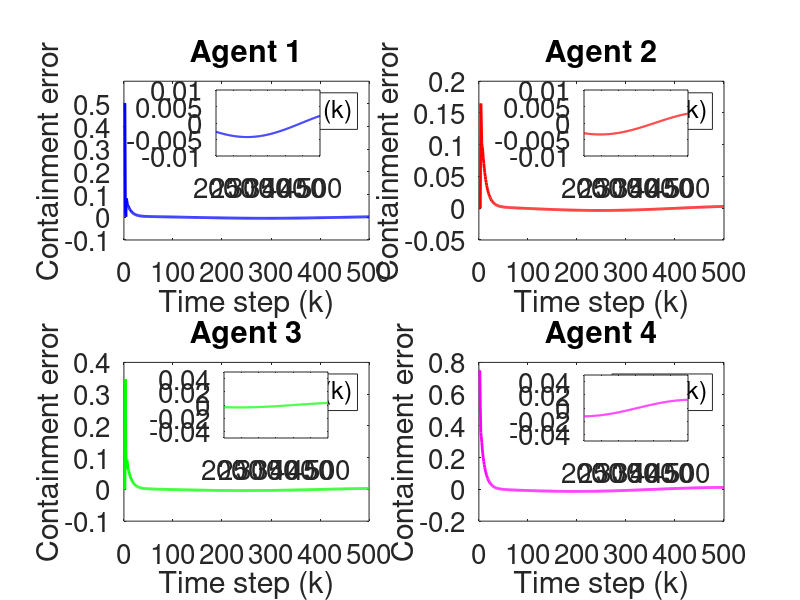

Source code (MATLAB):
clc; clear;

%Parameters

rho = 10.5;
eta = 5;
lamda = 120;
mu = 80.5;
epsilon = 1e-5;
alpha = 1;

T = 0.1;
gamma1 = 0.05;
gamma2 = 0.05;
gamma3 = 0.05;
gamma4 = 0.05;

beta = 10;
sigma = 95;
tau = 1e-5;
nena = 1e-5;

rT = 1024;
L = 200;
m = 500;
n =600;


% initialization 

phi1 = zeros(m+1, 1);
phi2 = zeros(m+1, 1);
phi3 = zeros(m+1, 1);
phi4 = zeros(m+1, 1);

mfa1 = zeros(m+1, 1);
mfa2 = zeros(m+1, 1);
mfa3 = zeros(m+1, 1);
mfa4 = zeros(m+1, 1);

sm1 = zeros(m,1);
sm2 = zeros(m,1);
sm3 = zeros(m,1);
sm4 = zeros(m,1);

y1 = zeros(m+1, 1);
y2 = zeros(m+1, 1);
y3 = zeros(m+1, 1);
y4 = zeros(m+1, 1);

u1 = zeros(m,1);
u2 = zeros(m,1);
u3 = zeros(m,1);
u4 = zeros(m,1);

xi1 = zeros(m, 1);
xi2 = zeros(m, 1);
xi3 = zeros(m, 1);
xi4 = zeros(m, 1);

s1 = zeros(m, 1);
s2 = zeros(m, 1);
s3 = zeros(m, 1);
s4 = zeros(m, 1);

omega1 = zeros(m, 1);
omega2 = zeros(m, 1);
omega3 = zeros(m, 1);
omega4 = zeros(m, 1);

%Time Invarying Leaders signals (w5, w6)
% Preallocate arrays (adjust size if needed)
% w5 = zeros(1, m);  % example length, adjust as needed
% w6 = zeros(1, m);  % example length, adjust as needed

% % Set w5 values according to conditions
% w5(1:165)     = 1.4;
% w5(166:330)   = 1.6;
% w5(331:end)   = 1.1;

% % Set w6 values according to conditions
% w6(1:165)     = 0.7;
% w6(166:330)   = 1.2;
% w6(331:end)   = 0.8;


% Time vector for sinusoidal signals
k = 1:m;
t = (k-1) * T; % Time vector: t = (k-1)*T

% Define sinusoidal leader signals (choose one of the variations below)

% Variation 1: Low-frequency, same amplitude, phase-shifted signals
w5 = 0.5 + 0.25 * sin(0.1 * t); % Amplitude = 0.25, frequency = 0.1 rad/s, offset = 1.15
w6 = 0.5 + 0.25 * sin(0.1 * t + pi/2); % Same amplitude and frequency, phase shift = pi/2



for k = 1:m

    if k == 1
        phi1(k) = 1;
        phi2(k) = 1;
        phi3(k) = 1;
        phi4(k) = 1;
    elseif k == 2
        phi1(k) = phi1(k-1) + (eta * u1(k-1) / (mu + u1(k-1)^2)) * (y1(k) - phi1(k-1)*u1(k-1));
        phi2(k) = phi2(k-1) + (eta * u2(k-1) / (mu + u2(k-1)^2)) * (y2(k) - phi2(k-1)*u2(k-1));
        phi3(k) = phi3(k-1) + (eta * u3(k-1) / (mu + u3(k-1)^2)) * (y3(k) - phi3(k-1)*u3(k-1));
        phi4(k) = phi4(k-1) + (eta * u4(k-1) / (mu + u4(k-1)^2)) * (y4(k) - phi4(k-1)*u4(k-1));
    else
        phi1(k) = phi1(k-1) + (eta * (u1(k-1) - u1(k-2)) / (mu + (u1(k-1) - u1(k-2))^2)) * (y1(k) - y1(k-1) - phi1(k-1) * (u1(k-1) - u1(k-2)));
        phi2(k) = phi2(k-1) + (eta * (u2(k-1) - u2(k-2)) / (mu + (u2(k-1) - u2(k-2))^2)) * (y2(k) - y2(k-1) - phi2(k-1) * (u2(k-1) - u2(k-2)));
        phi3(k) = phi3(k-1) + (eta * (u3(k-1) - u3(k-2)) / (mu + (u3(k-1) - u3(k-2))^2)) * (y3(k) - y3(k-1) - phi3(k-1) * (u3(k-1) - u3(k-2)));
        phi4(k) = phi4(k-1) + (eta * (u4(k-1) - u4(k-2)) / (mu + (u4(k-1) - u4(k-2))^2)) * (y4(k) - y4(k-1) - phi4(k-1) * (u4(k-1) - u4(k-2)));
    end

    % Stability protection
    if k > 2 && (abs(phi1(k)) <= epsilon || abs(u1(k - 1) - u1(k - 2)) <= epsilon || sign(phi1(k)) ~= sign(phi1(1)))
        phi1(k) = phi1(1);
    end
    
    if k > 2 && (abs(phi2(k)) <= epsilon || abs(u2(k - 1) - u2(k - 2)) <= epsilon || sign(phi2(k)) ~= sign(phi2(1)))
        phi2(k) = phi2(1);
    end
    
    if k > 2 && (abs(phi3(k)) <= epsilon || abs(u3(k - 1) - u3(k - 2)) <= epsilon || sign(phi3(k)) ~= sign(phi3(1)))
        phi3(k) = phi3(1);
    end
    
    if k > 2 && (abs(phi4(k)) <= epsilon || abs(u4(k - 1) - u4(k - 2)) <= epsilon || sign(phi4(k)) ~= sign(phi4(1)))
        phi4(k) = phi4(1);
    end

    % Example for one time step:
    xi1(k) = y2(k) - 2 * y1(k) + w5(k);
    xi2(k) = y3(k) - y2(k);
    xi3(k) = y4(k) - 2 * y3(k) + y1(k);
    xi4(k) = y2(k) - 2 * y4(k) + w6(k);

    % Fix: Handle k=1 case for sliding surfaces
    if k == 1
        s1(k) = 0;
        s2(k) = 0;
        s3(k) = 0;
        s4(k) = 0;
    else
        s1(k) = alpha * xi1(k) - xi1(k-1);
        s2(k) = alpha * xi2(k) - xi2(k-1);
        s3(k) = alpha * xi3(k) - xi3(k-1);
        s4(k) = alpha * xi4(k) - xi4(k-1);
    end

    % Fix: Handle k=1 case for sliding surfaces
    if k == 1
        omega1(k) = 0;
        omega2(k) = 0;
        omega3(k) = 0;
        omega4(k) = 0;
    else
        omega1(k) = s1(k) + tau * (s1(k-1));
        omega2(k) = s2(k) + tau * (s2(k-1));
        omega3(k) = s3(k) + tau * (s3(k-1));
        omega4(k) = s4(k) + tau * (s4(k-1));
    end

    if k == 1
        mfa1(k) = 0;
        mfa2(k) = 0;
        mfa3(k) = 0;
        mfa4(k) = 0;
    else
        mfa1(k) = mfa1(k-1) + (rho * phi1(k)) / (lamda + abs(phi1(k)^2)) * xi1(k);
        mfa2(k) = mfa2(k-1) + (rho * phi2(k)) / (lamda + abs(phi2(k)^2)) * xi2(k);
        mfa3(k) = mfa3(k-1) + (rho * phi3(k)) / (lamda + abs(phi3(k)^2)) * xi3(k);
        mfa4(k) = mfa4(k-1) + (rho * phi4(k)) / (lamda + abs(phi4(k)^2)) * xi4(k);
    end


    % SMC updates
    if k == 1 
        sm1(k) = 0;
        sm2(k) = 0;
        sm3(k) = 0;
        sm4(k) = 0;
    else
        sm1(k) = sm1(k-1) + (beta * phi1(k)) / (sigma + (phi1(k))^2) * ...
            ( (xi1(k) + (y4(k) - y4(k-1)) + (w5(k) - w5(k-1))+(w6(k) - w6(k-1))) / (1 + 1) ...
            + (1-tau * alpha) * xi1(k) - tau * xi1(k-1) / (alpha * (2)) + nena * sign(omega1(k)) );

        sm2(k) = sm2(k-1) + (beta * phi2(k)) / (sigma + (phi2(k))^2) * ...
            ( (xi2(k) + (y3(k) - y3(k-1)) + (w5(k) - w5(k-1))+(w6(k) - w6(k-1))) / (1) ...
            + (1-tau * alpha) * xi2(k) - tau * xi2(k-1) / (alpha * (1)) + nena * sign(omega2(k)) );


        sm3(k) = sm3(k-1) + (beta * phi3(k)) / (sigma + (phi3(k))^2) * ...
            ( (xi3(k) + (y1(k) - y1(k-1)) + (y4(k) - y4(k-1)) + (w5(k) - w5(k-1))+(w6(k) - w6(k-1))) / (2) ...
            + (1-tau * alpha) * xi3(k) - tau * xi3(k-1) / (alpha * (2)) + nena * sign(omega3(k)) );


        sm4(k) = sm4(k-1) + (beta * phi4(k)) / (sigma + (phi4(k))^2) * ...
            ( (xi4(k) + (y2(k) - y3(k-1)) + (w5(k) - w5(k-1))+(w6(k) - w6(k-1))) / (2) ...
            + (1-tau * alpha) * xi4(k) - tau * xi4(k-1) / (alpha * (2)) + nena * sign(omega4(k)) );
    end

    % Control signal
    if k == 1
        u1(k) = 0;
        u2(k) = 0;
        u3(k) = 0;
        u4(k) = 0;
    else
        u1(k) = mfa1(k) + gamma1 * sm1(k);
        u2(k) = mfa2(k) + gamma2 * sm2(k);
        u3(k) = mfa3(k) + gamma3 * sm3(k);
        u4(k) = mfa4(k) + gamma4 * sm4(k);
    end
    if k == 1
        y1(k) = 0;
        y2(k) = 0;
        y3(k) = 0;
        y4(k) = 0;
    end

    % System dynamics (example, replace with actual system equations)

    y1(k + 1) = m / (rT * 0.1) * u1(k);
    y2(k + 1) = m / (rT * 0.1) * u2(k);
    y3(k + 1) = m / (rT * 0.1) * u3(k);
    y4(k + 1) = m / (rT * 0.3) * u4(k);

    
    % Ensure y values do not exceed bounds (example, adjust as needed)
 
    % y1(k) = max(0, min(1, y1(k)));
    % y2(k) = max(0, min(1, y2(k)));
    % y3(k) = max(0, min(1, y3(k)));
    % y4(k) = max(0, min(1, y4(k)));
    % % Ensure u values do not exceed bounds (example, adjust as needed)
    % u1(k) = max(0, min(1, u1(k)));
    % u2(k) = max(0, min(1, u2(k)));
    % u3(k) = max(0, min(1, u3(k)));
    % u4(k) = max(0, min(1, u4(k)));
    % % Ensure phi values do not exceed bounds (example, adjust as needed)
    % phi1(k) = max(0, min(1, phi1(k)));
    % phi2(k) = max(0, min(1, phi2(k)));
    % phi3(k) = max(0, min(1, phi3(k)));
    % phi4(k) = max(0, min(1, phi4(k)));

    % Plotting



end

% Time vector
k = 1:m;

% Create a main figure window
figure('Position', [100, 100, 1350, 750]);

% Define zoom range (adjust as needed)
zoomStart = 200;
zoomEnd = m;
zoomed_fontsize = 20;
font_size = 20;

% Agent 1
subplot(2,2,1);
plot(k, xi1(1:m), 'b', 'LineWidth', 2);
title('Agent 1', 'FontSize', font_size);
xlabel('Time step (k)', 'FontSize', font_size);
ylabel('Containment error', 'FontSize', font_size);
legend('\Xi_1(k)', 'FontSize', font_size);
ylim([-0.1 0.6]);
grid off;
set(gca, 'FontSize', font_size);

% Zoom inset
axes('Position', [0.27 0.74 0.13 0.11]);
box on;
plot(k(zoomStart:zoomEnd), xi1(zoomStart:zoomEnd), 'b', 'LineWidth', 1.5);
ylim([-0.01 0.01]);  % <-- added line
set(gca, 'FontSize', zoomed_fontsize);



% Agent 2
subplot(2,2,2);
plot(k, xi2(1:m), 'r', 'LineWidth', 2);
title('Agent 2', 'FontSize', font_size);
xlabel('Time step (k)', 'FontSize', font_size);
ylabel('Containment error', 'FontSize', font_size);
legend('\Xi_2(k)', 'FontSize', font_size);
ylim([-0.05 0.2]);
grid off;
set(gca, 'FontSize', font_size);
axes('Position', [0.73 0.74 0.13 0.11]);
ylim([-0.2 0.5]);
box on;
plot(k(zoomStart:zoomEnd), xi2(zoomStart:zoomEnd), 'r', 'LineWidth', 1.5);
ylim([-0.01 0.01]);  % <-- added line
set(gca, 'FontSize', zoomed_fontsize);

% Agent 3
subplot(2,2,3);
plot(k, xi3(1:m), 'g', 'LineWidth', 2);
title('Agent 3', 'FontSize', font_size);
xlabel('Time step (k)', 'FontSize', font_size);
ylabel('Containment error', 'FontSize', font_size);
legend('\Xi_3(k)', 'FontSize', font_size);
ylim([-0.1 0.4]);
grid off;
set(gca, 'FontSize', font_size);
axes('Position', [0.28 0.27 0.13 0.11]);
box on;
plot(k(zoomStart:zoomEnd), xi3(zoomStart:zoomEnd), 'g', 'LineWidth', 1.5);
ylim([-0.05 0.05]);  % <-- added line
set(gca, 'FontSize', zoomed_fontsize);

% Agent 4
subplot(2,2,4);
plot(k, xi4(1:m), 'm', 'LineWidth', 2);
title('Agent 4', 'FontSize', font_size);
xlabel('Time step (k)', 'FontSize', font_size);
ylabel('Containment error', 'FontSize', font_size);
legend('\Xi_4(k)', 'FontSize', font_size);
grid off;
set(gca, 'FontSize', font_size);
axes('Position', [0.73 0.265 0.13 0.11]);
box on;
plot(k(zoomStart:zoomEnd), xi4(zoomStart:zoomEnd), 'm', 'LineWidth', 1.5);
ylim([-0.05 0.05]);  % <-- added line
set(gca, 'FontSize', zoomed_fontsize);



    


